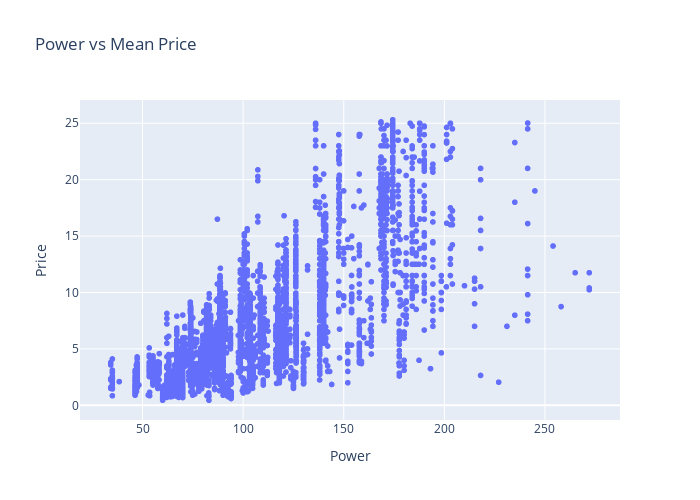

Here is the notebook cell this chart was saved with:
### Code cell
fig = px.scatter(df,x='Power',y='Price' , width=700 , height =500,title='Power vs Mean Price')
fig.show()

### Figure 1 — Plotly figure (JSON) as saved in the notebook; plotly's stock layout.template omitted (floating-point values rounded to 4 significant figures; data arrays with more than 128 entries replaced by an {"elided": "..."} marker saying what was removed)
{"data": [{"hovertemplate": "Power=%{x}<br>Price=%{y}<extra></extra>", "legendgroup": "", "marker": {"color": "#636efa", "symbol": "circle"}, "mode": "markers", "name": "", "showlegend": false, "type": "scattergl", "x": {"elided": "4880 float values"}, "xaxis": "x", "y": {"elided": "4880 float values"}, "yaxis": "y"}], "layout": {"height": 500, "legend": {"tracegroupgap": 0}, "title": {"text": "Power vs Mean Price"}, "width": 700, "xaxis": {"anchor": "y", "domain": [0, 1], "title": {"text": "Power"}}, "yaxis": {"anchor": "x", "domain": [0, 1], "title": {"text": "Price"}}}}
